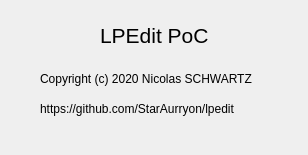
<?xml version="1.0" encoding="UTF-8"?>
<ui version="4.0">
 <class>AboutUI</class>
 <widget class="QDialog" name="AboutUI">
  <property name="geometry">
   <rect>
    <x>0</x>
    <y>0</y>
    <width>308</width>
    <height>155</height>
   </rect>
  </property>
  <property name="minimumSize">
   <size>
    <width>308</width>
    <height>155</height>
   </size>
  </property>
  <property name="maximumSize">
   <size>
    <width>308</width>
    <height>155</height>
   </size>
  </property>
  <property name="windowTitle">
   <string>About</string>
  </property>
  <widget class="QLabel" name="label">
   <property name="geometry">
    <rect>
     <x>100</x>
     <y>20</y>
     <width>121</width>
     <height>31</height>
    </rect>
   </property>
   <property name="font">
    <font>
     <pointsize>16</pointsize>
    </font>
   </property>
   <property name="text">
    <string>LPEdit PoC</string>
   </property>
  </widget>
  <widget class="QLabel" name="label_2">
   <property name="geometry">
    <rect>
     <x>40</x>
     <y>70</y>
     <width>241</width>
     <height>18</height>
    </rect>
   </property>
   <property name="text">
    <string>Copyright (c) 2020 Nicolas SCHWARTZ</string>
   </property>
  </widget>
  <widget class="QLabel" name="label_3">
   <property name="geometry">
    <rect>
     <x>40</x>
     <y>100</y>
     <width>241</width>
     <height>18</height>
    </rect>
   </property>
   <property name="text">
    <string>https://github.com/StarAurryon/lpedit</string>
   </property>
  </widget>
 </widget>
 <resources/>
 <connections/>
</ui>
